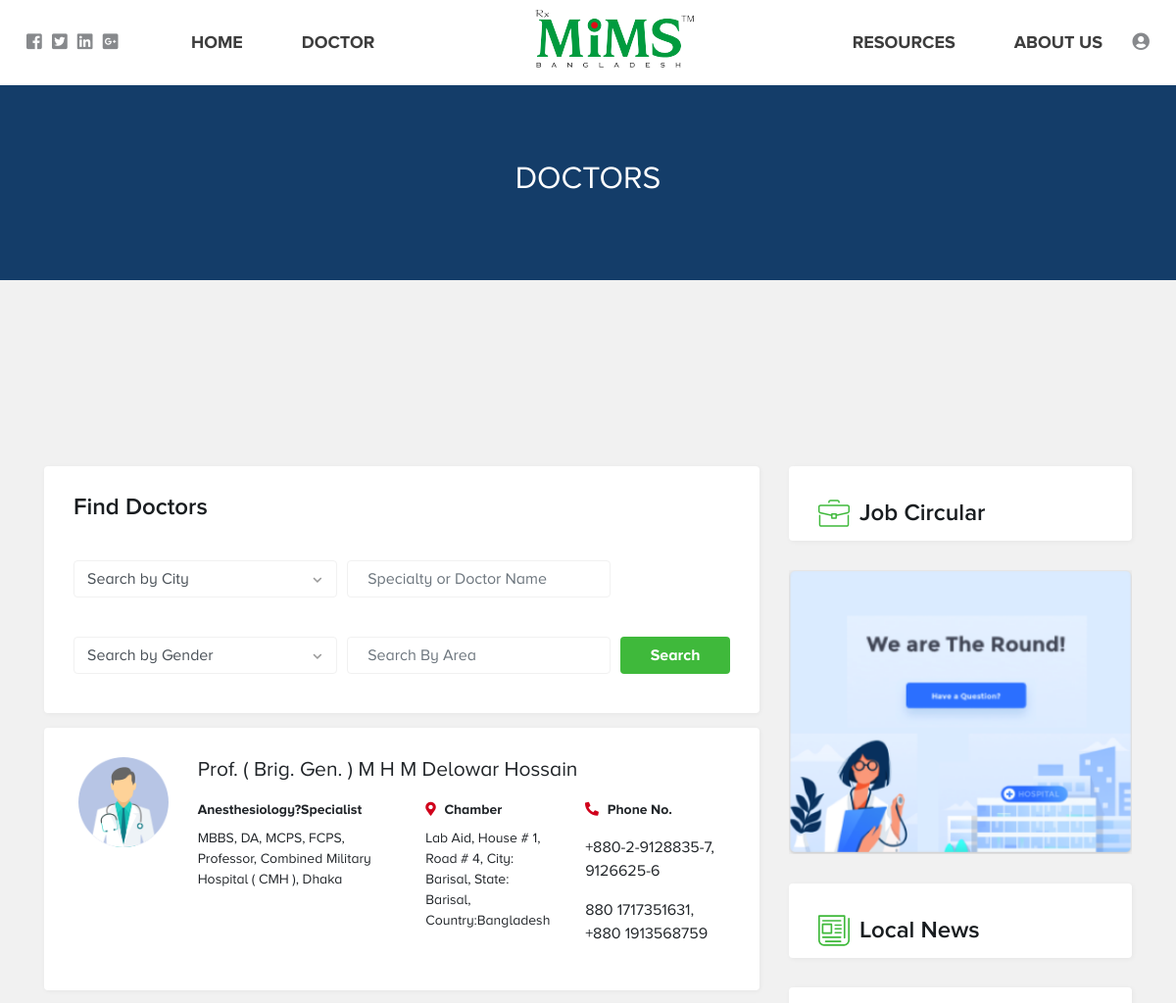
Page /index.php/doctor/getAllDoctorInformation (upper part) on the earlier database version.
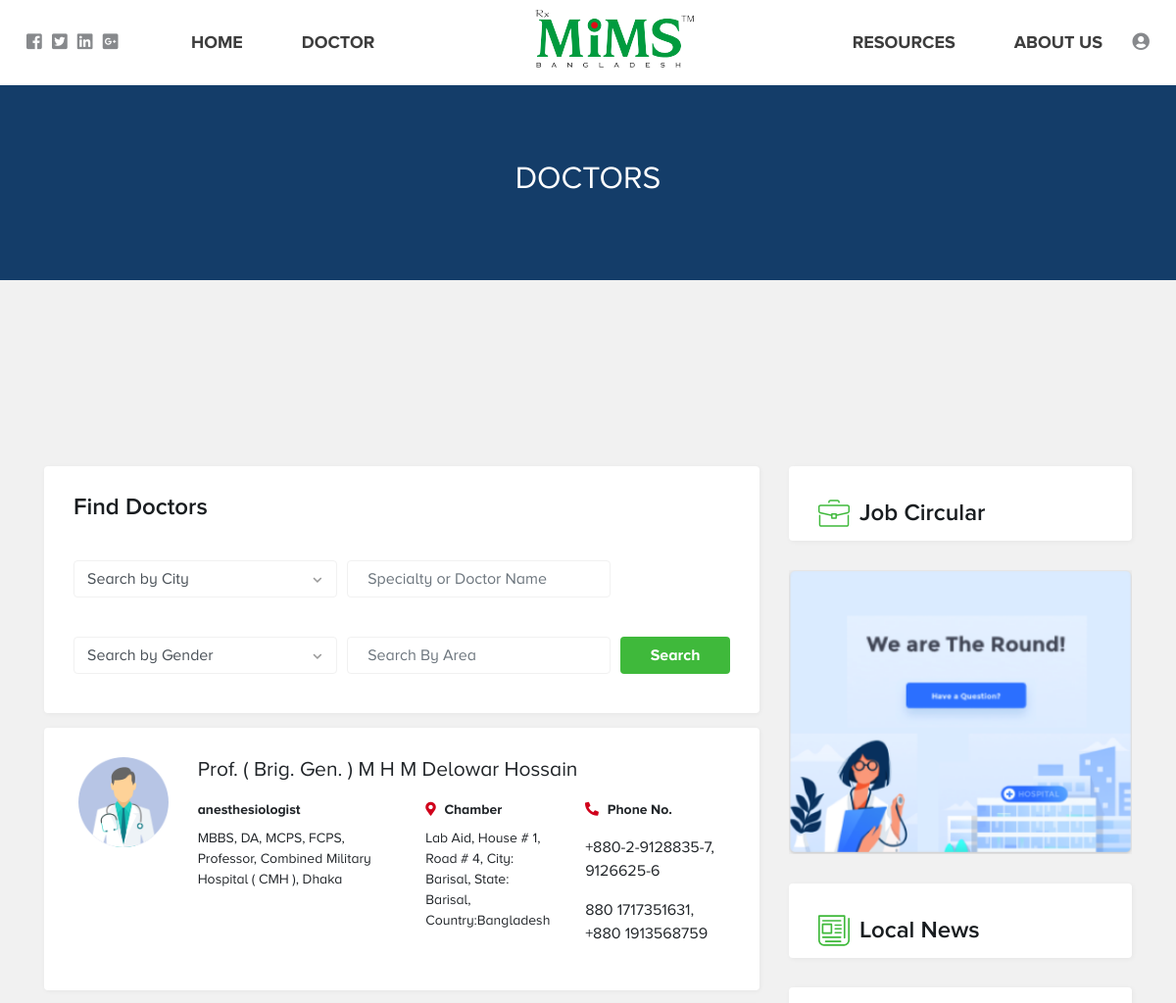
Same page on the later database version.
### tables this page shows
CREATE TABLE `mims_doctorinformation` (
  `ID` bigint(20) NOT NULL,
  `Name` varchar(100) NOT NULL,
  `Specialization` varchar(100) NOT NULL,
  `ProfessionDegree` varchar(100) NOT NULL,
  `Gender` tinyint(4) NOT NULL DEFAULT '1' COMMENT '1=Male, 2=Female',
  `ImagePath` varchar(100) DEFAULT NULL,
  `HomeAddressID` bigint(20) DEFAULT NULL,
  `ChamberAddressID` bigint(20) DEFAULT NULL,
  `PhoneNo` varchar(100) DEFAULT NULL,
  `MobileNo1` varchar(100) DEFAULT NULL,
  `MobileNo2` varchar(50) DEFAULT NULL,
  `MobileNo3` varchar(50) DEFAULT NULL,
  `Hotline` varchar(20) DEFAULT NULL,
  `CreatedBy` bigint(20) NOT NULL,
  `LastUpdate` timestamp NOT NULL DEFAULT CURRENT_TIMESTAMP,
  `IsActive` tinyint(1) NOT NULL DEFAULT '1'
);

### application/controllers/Doctor.php (called while the page is built, shortened)
<?php defined('BASEPATH') OR exit('No direct script access allowed');
class Doctor extends CI_Controller {
    public function __construct() {
        $this->load->model('DoctorInformation_model');
        $this->load->model('Location_model');
    }
    public function getAllDoctorInformation()
    {
        $data = array();
        list($data['AllDoctors'], $data['TotalDoctor']) = $this->DoctorInformation_model->getAllActiveDoctorInformation();
        $data['Cities'] = $this->Location_model->getAllActiveCities();
        $this->load->view('front-end/header');
        $this->load->view('js/frontend-common-script');
        $this->load->view('js/frontend-doctor-script');
        $this->load->view('front-end/doctor', $data);
        $this->load->view('front-end/footer');
    }
}

### index.php (called while the page is built, shortened)
<?php
require_once BASEPATH.'core/CodeIgniter.php';

### application/models/DoctorInformation_model.php (called while the page is built, shortened)
<?php if ( ! defined('BASEPATH')) exit('No direct script access allowed');
class DoctorInformation_model extends GeneralData_model {
    public function getAllActiveDoctorInformation() {
        $page_no = $this->input->get('PageNo');
        $page_no = empty($page_no) ? 1 : $page_no;
        $this->db->select("d.ID");
        $this->db->select("d.Name");
        $this->db->select("d.Specialization");
        $this->db->select("d.ProfessionDegree");
        $this->db->select("d.Gender");
        $this->db->select("d.ImagePath");
        $this->db->select("d.PhoneNo");
        $this->db->select("d.MobileNo1");
        $this->db->select("d.MobileNo2");
        $this->db->select("d.MobileNo3");
        $this->db->select("d.Hotline");
        $this->db->select("d.IsActive");
        $this->db->select("CONCAT(cl.Address, ', City: ', cci.Name, ', State: ', cs.Name, ', Country:', cc.Name) AS ChamberAddress");
        $this->db->select("CONCAT(hl.Address, ', City: ', hci.Name, ', State: ', hs.Name, ', Country:', hc.Name) AS HomeAddress");
        $this->db->select("cc.Name AS cCountryName");
        $this->db->select("cs.Name AS sStateName");
        $this->db->select("cci.Name AS cCityName");
        $this->db->select("hc.Name AS hCountryName");
        $this->db->select("hs.Name AS hStateName");
        $this->db->select("hci.Name AS hCityName");
        $this->db->from('doctorinformation AS d');
        $this->db->join('location AS cl', 'cl.ID = d.ChamberAddressID', 'left');
        $this->db->join('country AS cc', 'cl.CountryID = cc.ID', 'left');
        $this->db->join('state AS cs', 'cl.StateID = cs.ID', 'left');
        $this->db->join('city AS cci', 'cl.CityID = cci.ID', 'left');
        $this->db->join('location AS hl', 'hl.ID = d.HomeAddressID', 'left');
        $this->db->join('country AS hc', 'hl.CountryID = hc.ID', 'left');
        $this->db->join('state AS hs', 'hl.StateID = hs.ID', 'left');
        $this->db->join('city AS hci', 'hl.CityID = hci.ID', 'left');
        $this->db->where('d.IsActive', 1);
        $this->db->limit(config_item('per_page_doctor_information_number'), ($page_no - 1) * config_item('per_page_doctor_information_number'));
        $all_doctor_information = $this->db->get()->result_array();
        $this->db->select("d.ID");
        $this->db->from('doctorinformation AS d');
        $this->db->join('location AS cl', 'cl.ID = d.ChamberAddressID', 'left');
        $this->db->join('country AS cc', 'cl.CountryID = cc.ID', 'left');
        $this->db->join('state AS cs', 'cl.StateID = cs.ID', 'left');
        $this->db->join('city AS cci', 'cl.CityID = cci.ID', 'left');
        $this->db->join('location AS hl', 'hl.ID = d.HomeAddressID', 'left');
        $this->db->join('country AS hc', 'hl.CountryID = hc.ID', 'left');
        $this->db->join('state AS hs', 'hl.StateID = hs.ID', 'left');
        $this->db->join('city AS hci', 'hl.CityID = hci.ID', 'left');
        $this->db->where('d.IsActive', 1);
        $all_information = $this->db->get()->result_array();
        return array($all_doctor_information, count($all_information));
    }
}

### application/views/front-end/doctor.php (the view, shortened to what the changed rows need)
<div class="banner title-banner d-md-flex d-none">
    <h2>Doctors</h2>
</div>
<div class="container">
    <div class="row">
        <div class="col-md-8 col-12">
            <div class="doctor-list container" id="doctor-info-list">
                <?php
                foreach ($AllDoctors AS $doctor) {
                    $image_path = empty($doctor['ImagePath']) ? base_url().'application/views/images/doctor.png' : base_url().'application/views/img/'.$doctor['ImagePath'];
                    $hotline_info = empty($doctor['Hotline']) ? '' : '<br>Hotline: '.$doctor['Hotline'];
                    echo '<div class="doctor row">
                    <div class="col-md-2 col-3 doctor-img">
                        <img src="'.$image_path.'" alt="">
                    </div>
                    <div class="col-md-10 col-9">
                        <h3 class="doctor-name">'.$doctor['Name'].'</h3>
                        <div class="doctor-info d-md-block d-none">
                            <div class="row">
                                <div class="col-5">
                                    <p class="doctor-info-title">'.$doctor['Specialization'].'</p>
                                    <p class="doctor-info-description">'.$doctor['ProfessionDegree'].'</p>
                                </div>
                                <div class="col">
                                    <p class="doctor-info-title">
                                        <i class="fas fa-map-marker-alt"></i> Chamber
                                    </p>
                                    <p class="doctor-info-description">'.$doctor['ChamberAddress'].$hotline_info.'</p>
                                </div>
                                <div class="col">
                                    <p class="doctor-info-title">
                                        <i class="fas fa-phone" style="transform: scaleX(-1);"></i>  Phone No.
                                    </p>
                                    <p class="doctor-info-description">
                                    <p class="number">'.$doctor['PhoneNo'].'</p>
                                    <p class="number">'.$doctor['MobileNo1'].'</p>
                                    <p class="number">'.$doctor['MobileNo2'].'</p>
                                    <p class="number">'.$doctor['MobileNo3'].'</p>
                                    </p>
                                </div>
                            </div>
                        </div>
                    </div>
                </div>';
                }
                ?>
            </div>
        </div>
    </div>
</div>

Differences in the rows shown:
changed mims_doctorinformation "Prof. ( Brig. Gen. ) M H M Delowar Hossain": Specialization "Anesthesiology?Specialist" → "anesthesiologist"
